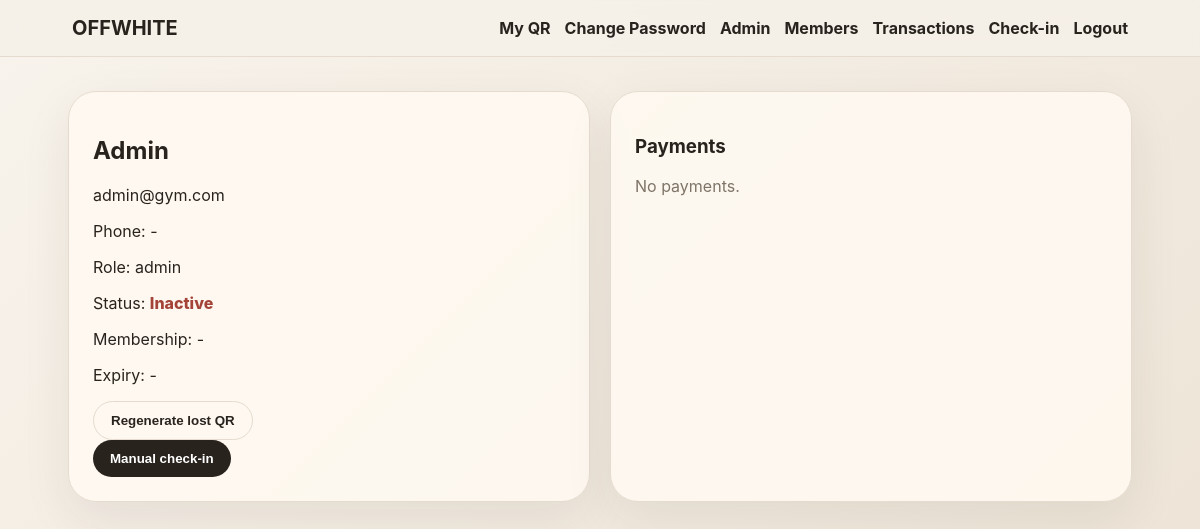
The app's page /admin/member/1 (signed in) with its own data.
### app.py (models this page shows)
class User(db.Model):
    id = db.Column(db.Integer, primary_key=True)
    name = db.Column(db.String(120), nullable=False)
    email = db.Column(db.String(160), unique=True, nullable=False)
    phone = db.Column(db.String(30))
    password_hash = db.Column(db.String(255), nullable=False)
    role = db.Column(db.String(20), default='member') # member, staff, admin
    created_at = db.Column(db.DateTime, default=datetime.utcnow)
    membership_type = db.Column(db.String(30))
    membership_expiry = db.Column(db.DateTime)
    member_qr_token = db.Column(db.String(80), unique=True, default=lambda: uuid.uuid4().hex)
    payments = db.relationship('Payment', backref='user', lazy=True)

### app.py (the view)
@app.route('/admin/member/<int:user_id>')
@staff_required
def member_detail(user_id):
    user = User.query.get_or_404(user_id)
    payments = Payment.query.filter_by(user_id=user.id).order_by(Payment.created_at.desc()).all()
    return render_template('member_detail.html', user=user, payments=payments, now=datetime.utcnow())

### app.py (called while the page is built)
def current_user():
    uid = session.get('user_id')
    return User.query.get(uid) if uid else None

@app.context_processor
def inject_globals():
    return dict(current_user=current_user(), gym_name=GYM_NAME, payment_mode=PAYMENT_MODE, plans=PLANS)

def staff_required(fn):
    @wraps(fn)
    def wrapper(*args, **kwargs):
        u = current_user()
        if not u or u.role not in ['staff', 'admin']:
            flash('Staff access required.', 'danger')
            return redirect(url_for('home'))
        return fn(*args, **kwargs)
    return wrapper

### templates/member_detail.html
{% extends 'base.html' %}{% block content %}<div class="split"><div class="card"><h2>{{user.name}}</h2><p>{{user.email}}</p><p>Phone: {{user.phone or '-'}}</p><p>Role: {{user.role}}</p><p>Status: <span class="status {{'good' if user.membership_expiry and user.membership_expiry>now else 'bad'}}">{{'Active' if user.membership_expiry and user.membership_expiry>now else 'Inactive'}}</span></p><p>Membership: {{user.membership_type or '-'}}</p><p>Expiry: {{user.membership_expiry or '-'}}</p><form method="post" action="{{url_for('regenerate_qr',user_id=user.id)}}"><button class="btn ghost">Regenerate lost QR</button></form>{% if current_user.role == 'admin' %}<a class="btn ghost" href="{{url_for('admin_reset_password',user_id=user.id)}}">Reset Password</a>{% endif %}<form method="post" action="{{url_for('manual_checkin',user_id=user.id)}}"><button class="btn">Manual check-in</button></form></div><div class="card"><h3>Payments</h3>{% for p in payments %}<div class="row"><span>{{p.ref}} · {{plans[p.plan].name}} · ฿{{p.amount}}</span><b>{{p.status}}</b></div>{% else %}<p class="hint">No payments.</p>{% endfor %}</div></div>{% endblock %}

### static/style.css (style rules this page uses)
:root { --bg:#f5f0e8;--card:#fffaf2;--ink:#28231d;--muted:#7e7467;--line:#e5dccf;--accent:#8b6f47;--accent2:#2f3b2f;--bad:#a44438;--good:#326d4f }
* { box-sizing:border-box }
body { margin:0;background:linear-gradient(135deg,#f8f3ec,#eee5d8);color:var(--ink);font-family:-apple-system,BlinkMacSystemFont,"Segoe UI",Roboto,Arial,sans-serif }
.pill,.btn { background:var(--ink);color:#fff!important;padding:11px 17px;border-radius:999px;border:0;display:inline-block;font-weight:750;cursor:pointer }
.btn.ghost { background:transparent;color:var(--ink)!important;border:1px solid var(--line) }
.hero-card,.card,.form-card,.metric { background:rgba(255,250,242,.88);border:1px solid var(--line);border-radius:28px;padding:24px;box-shadow:0 18px 50px rgba(48,35,20,.08) }
.split { display:grid;grid-template-columns:1fr 1fr;gap:20px }
.hint,.muted { color:var(--muted) }
.status { font-weight:850 }
.bad { color:var(--bad) }

### records on screen
User: name "Admin", email "admin@gym.com", phone "-", role "admin", membership_expiry "Inactive", membership_type "-", membership_expiry "-"

### other values on screen
{{ gym_name }} "OFFWHITE"
